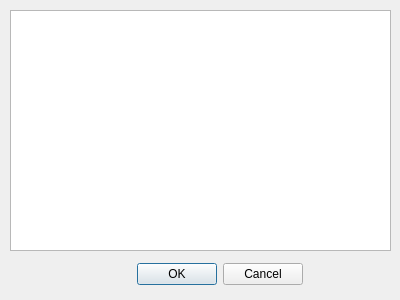
<?xml version="1.0" encoding="UTF-8"?>
<ui version="4.0">
 <class>Form</class>
 <widget class="QWidget" name="Form">
  <property name="geometry">
   <rect>
    <x>0</x>
    <y>0</y>
    <width>400</width>
    <height>300</height>
   </rect>
  </property>
  <property name="windowTitle">
   <string>Form</string>
  </property>
  <widget class="QDialogButtonBox" name="buttonBox">
   <property name="geometry">
    <rect>
     <x>110</x>
     <y>260</y>
     <width>193</width>
     <height>28</height>
    </rect>
   </property>
   <property name="standardButtons">
    <set>QDialogButtonBox::Cancel|QDialogButtonBox::Ok</set>
   </property>
  </widget>
  <widget class="QTextEdit" name="textEdit">
   <property name="geometry">
    <rect>
     <x>10</x>
     <y>10</y>
     <width>381</width>
     <height>241</height>
    </rect>
   </property>
  </widget>
 </widget>
 <resources/>
 <connections/>
</ui>
